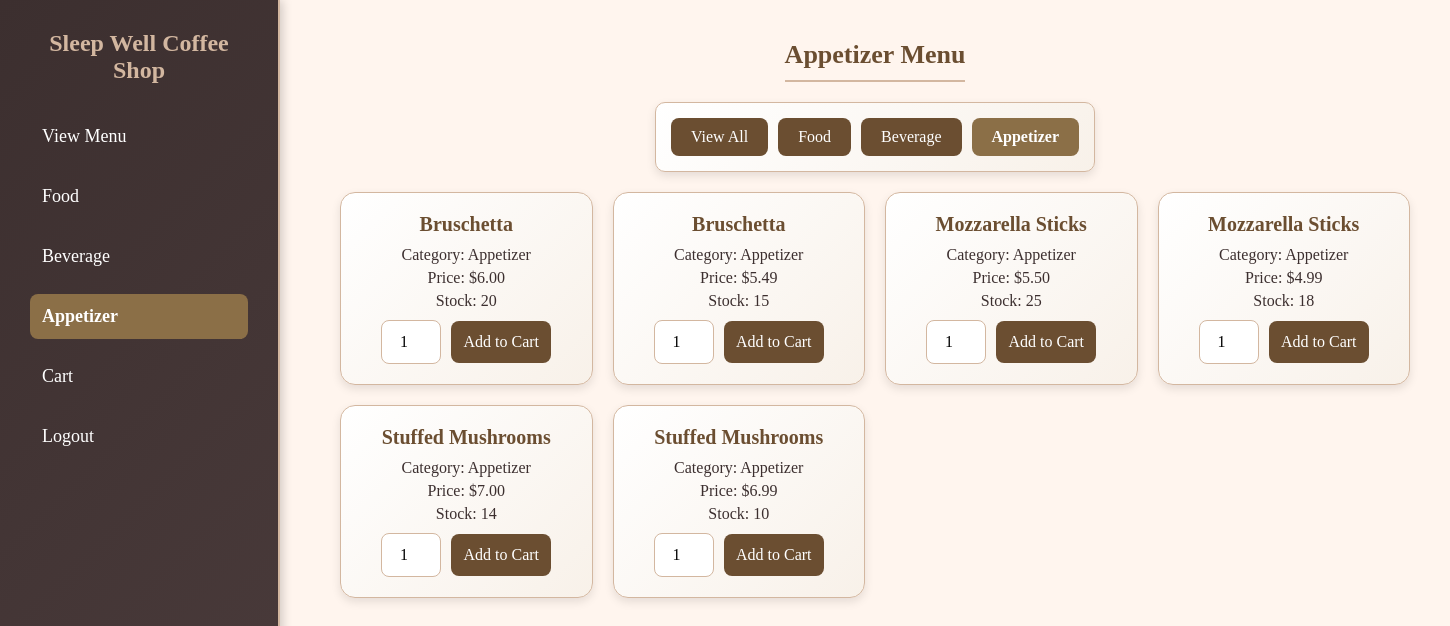
Screenshot of /php/appetizer.php (signed in) with the database file from the repository.
### tables this page shows
CREATE TABLE `menu_items` (
  `id` int(11) NOT NULL,
  `name` varchar(100) NOT NULL,
  `category` enum('food','beverage','appetizer') NOT NULL,
  `price` decimal(10,2) NOT NULL,
  `stock` int(11) NOT NULL
);

### php/appetizer.php (the view, shortened to what this page needs)
<?php
include 'config.php';
?>
<!DOCTYPE html>
<html lang="en">
<head>
</head>
<body>
    <div class="dashboard">
        <div class="sidebar">
            <h2>Sleep Well Coffee Shop</h2>
            <ul>
                <li><a href="/sleepwell_coffeeshop/php/user_dashboard.php" class="nav-link">View Menu</a></li>
                <li><a href="/sleepwell_coffeeshop/php/food.php" class="nav-link">Food</a></li>
                <li><a href="/sleepwell_coffeeshop/php/beverage.php" class="nav-link">Beverage</a></li>
                <li><a href="/sleepwell_coffeeshop/php/appetizer.php" class="nav-link active">Appetizer</a></li>
                <li><a href="/sleepwell_coffeeshop/php/cart.php" class="nav-link">Cart</a></li>
                <li><a href="/sleepwell_coffeeshop/php/logout.php">Logout</a></li>
            </ul>
        </div>
        <div class="content">
            <h2>Appetizer Menu</h2>
            <div class="category-filter">
                <a href="/sleepwell_coffeeshop/php/user_dashboard.php">View All</a>
                <a href="/sleepwell_coffeeshop/php/food.php">Food</a>
                <a href="/sleepwell_coffeeshop/php/beverage.php">Beverage</a>
                <a href="/sleepwell_coffeeshop/php/appetizer.php" class="active">Appetizer</a>
            </div>
            <div class="menu-grid" id="menu-grid">
                <?php
                $result = $conn->query("SELECT * FROM menu_items WHERE category = 'appetizer' ORDER BY name") or die("Query failed: " . $conn->error);
                if ($result->num_rows == 0) {
                    echo "<p class='no-items'>No items available</p>";
                } else {
                    while ($item = $result->fetch_assoc()) {
                        echo "<div class='menu-item' data-category='appetizer'>";
                        echo "<h3>" . htmlspecialchars($item['name']) . "</h3>";
                        echo "<p>Category: Appetizer</p>";
                        echo "<p>Price: $" . number_format($item['price'], 2) . "</p>";
                        echo "<p>Stock: " . ($item['stock'] > 0 ? htmlspecialchars($item['stock']) : 'Out of Stock') . "</p>";
                        echo "<div class='order-controls'>";
                        echo "<input type='number' id='quantity-{$item['id']}' min='1' max='{$item['stock']}' value='1' " . ($item['stock'] > 0 ? '' : 'disabled') . ">";
                        echo "<button onclick='addToCart({id: {$item['id']}, name: \"" . htmlspecialchars($item['name'], ENT_QUOTES) . "\", price: {$item['price']}, quantity: parseInt(document.getElementById(\"quantity-{$item['id']}\").value)})' " . ($item['stock'] > 0 ? '' : 'disabled') . ">Add to Cart</button>";
                        echo "</div>";
                        echo "</div>";
                    }
                }
                ?>
            </div>
        </div>
    </div>
</body>
</html>

### php/appetizer.php (style rules this page uses)
* { margin: 0; padding: 0; box-sizing: border-box; }
body { font-family: 'Georgia', serif; background: #fff5ee; color: #3c2f2f; min-height: 100vh; background-image: linear-gradient(rgba(255, 245, 238, 0.9), rgba(255, 245, 238, 0.9)), url('https://images.unsplash.com/photo-1512568400610-62da28bc8a13?ixlib=rb-4.0.3&auto=format&fit=crop&w=1350&q=80'); background-size: cover; background-position: center; background-attachment: fixed; }
.dashboard { display: flex; min-height: 100vh; }
.sidebar { width: 280px; background: linear-gradient(135deg, #3c2f2f, #4a3b3b); color: white; padding: 30px; position: fixed; height: 100%; overflow-y: auto; box-shadow: 2px 0 10px rgba(0, 0, 0, 0.2); border-right: 2px solid #d3b7a0; animation: fadeIn 1s ease-in-out; }
.sidebar h2 { color: #d3b7a0; margin-bottom: 30px; font-size: 24px; text-align: center; font-weight: bold; }
.sidebar ul { list-style: none; padding: 0; }
.sidebar ul li { margin: 15px 0; }
.sidebar ul li a { color: white; text-decoration: none; display: block; padding: 12px; border-radius: 8px; font-size: 18px; transition: background 0.3s, padding-left 0.3s, transform 0.2s; }
.sidebar ul li a.active { background: #8b6f47; font-weight: bold; }
.content { margin-left: 300px; padding: 40px; flex-grow: 1; display: flex; flex-direction: column; align-items: center; min-height: 100vh; }
.content h2 { color: #6b4e31; font-size: 26px; margin-bottom: 20px; border-bottom: 2px solid #d3b7a0; padding-bottom: 10px; text-align: center; }
.category-filter { display: flex; gap: 10px; margin-bottom: 20px; flex-wrap: wrap; justify-content: center; background: linear-gradient(135deg, #ffffff, #f8f1e9); padding: 15px; border-radius: 10px; box-shadow: 0 4px 10px rgba(0, 0, 0, 0.1); border: 1px solid #d3b7a0; }
.category-filter a { background: #6b4e31; color: white; padding: 10px 20px; border: none; border-radius: 8px; font-size: 16px; text-decoration: none; font-family: 'Georgia', serif; transition: background 0.3s, transform 0.2s, box-shadow 0.3s; }
.category-filter a.active { background: #8b6f47; font-weight: bold; }
.menu-grid { width: 100%; max-width: 1200px; display: grid; grid-template-columns: repeat(auto-fit, minmax(250px, 1fr)); gap: 20px; }
.menu-item { background: linear-gradient(135deg, #ffffff, #f8f1e9); padding: 20px; border-radius: 15px; box-shadow: 0 4px 10px rgba(0, 0, 0, 0.1); text-align: center; transition: transform 0.3s ease, box-shadow 0.3s; border: 1px solid #d3b7a0; animation: fadeIn 1s ease-in-out; }
.menu-item h3 { color: #6b4e31; font-size: 20px; margin-bottom: 10px; }
.menu-item p { margin: 5px 0; color: #3c2f2f; }
.menu-item .order-controls { display: flex; gap: 10px; justify-content: center; align-items: center; margin-top: 10px; }
.menu-item input[type="number"] { width: 60px; padding: 12px; border: 1px solid #d3b7a0; border-radius: 8px; font-size: 16px; font-family: 'Georgia', serif; background: #fff; text-align: center; transition: border-color 0.3s, box-shadow 0.3s; }
.menu-item button { padding: 12px; background: #6b4e31; color: white; border: none; border-radius: 8px; cursor: pointer; font-size: 16px; font-family: 'Georgia', serif; transition: background 0.3s, transform 0.2s, box-shadow 0.3s; }

### rows the page displays
menu_items: name "Bruschetta", price "6.00", stock "20", stock "1"
menu_items: name "Bruschetta", price "5.49", stock "15", stock "1"
menu_items: name "Mozzarella Sticks", price "5.50", stock "25", stock "1"
menu_items: name "Mozzarella Sticks", price "4.99", stock "18", stock "1"
menu_items: name "Stuffed Mushrooms", price "7.00", stock "14", stock "1"
menu_items: name "Stuffed Mushrooms", price "6.99", stock "10", stock "1"
